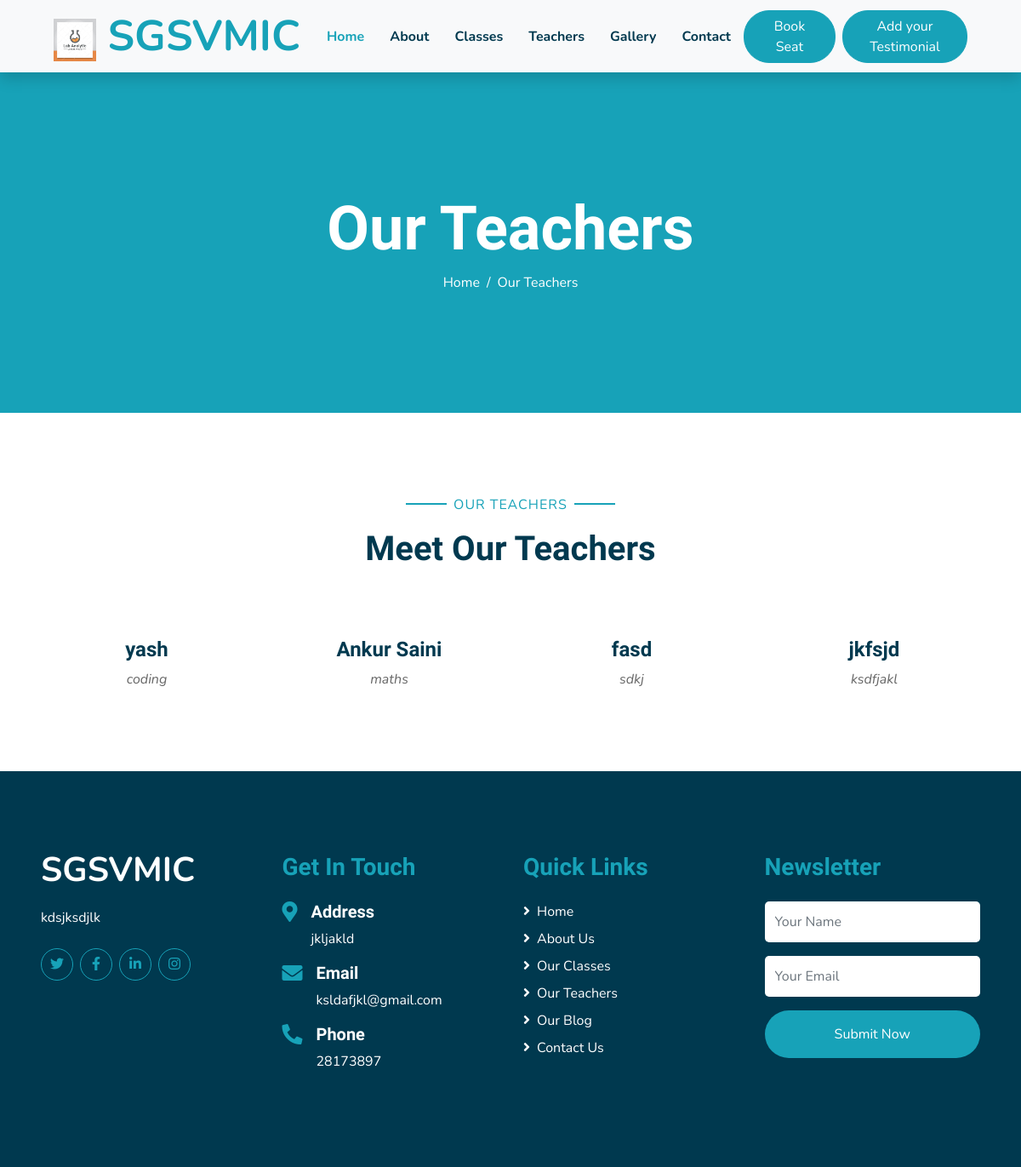
The app's page /Teachers with its own data.
### home/models.py (models this page shows)
class MainHeading(models.Model):
    title = models.CharField(max_length=32, blank=False, null=False)
    about = models.TextField(max_length=300, blank=False, null=False)
    images = models.ImageField(upload_to='img/upload')
    school_logo = models.ImageField(upload_to='img/upload')

class Teachers(models.Model):
    name = models.CharField(max_length=60, blank=False, null=False)
    teaching_subject = models.CharField(max_length=60, blank=False, null=False)
    Social_media_id = models.URLField(blank=True)
    img = models.ImageField()
    Experience = models.IntegerField(blank=True)

class school_basic_detail(models.Model):
    about_school = models.TextField(max_length=500, blank=False, null=False)
    contact_description = models.TextField(max_length=500, blank=False, null=False)
    opening_Hours = models.TextField(max_length=500, blank=False, null=False)
    address = models.CharField(max_length=60, blank=False, null=False)
    email = models.EmailField(blank=True)
    phone = models.CharField(max_length=12, blank=False, null=False)
    Facebook = models.URLField(blank=True)
    instagram = models.URLField(blank=True)
    twitter = models.URLField(blank=True)
    linkedin = models.URLField(blank=True)

### home/views.py (the view)
# urls.py: path('Teachers', teacher_page),
def teacher_page(request):
    return render(request, 'html/pages/teachers.html', all_data())

### home/views.py (called while the page is built)
def all_data():
    media_url = settings.MEDIA_URL
    teachers = Teachers.objects.all()
    f = Facilities.objects.all()
    tes = testimonial.objects.all()
    c = classes.objects.all()
    b = blog.objects.all()
    de = school_basic_detail.objects.all()
    about = About_school.objects.all()
    main_heading = MainHeading.objects.all()
    img = images.objects.all()
    school_logo = main_heading[:1:-1][0].school_logo
    data = {'school_name': 'SGSVMIC',
            'teachers': teachers[:4],
            'Facilities': f[:6],
            'classes': c[:3],
            'blog': b[:3:-1],
            'school_detail': de[:1:-1],
            'about': about[:1:-1],
            'main_heading': main_heading[:1:-1],
            'images': img,
            'school_logo': school_logo,
            'media_url': media_url,
            'testimonial': tes[:10:-1]}
    return data

### templates/html/pages/teachers.html
{% extends 'html/index.html' %}
{% block content %}
<div class="container-fluid bg-primary mb-5">
        <div class="d-flex flex-column align-items-center justify-content-center" style="min-height: 400px">
            <h3 class="display-3 font-weight-bold text-white">Our Teachers</h3>
            <div class="d-inline-flex text-white">
                <p class="m-0"><a class="text-white" href="">Home</a></p>
                <p class="m-0 px-2">/</p>
                <p class="m-0">Our Teachers</p>
            </div>
        </div>
    </div>
{% include "html/component/team.html" %}
{% endblock %}

### templates/html/navbar_futtor/navbar.html (shortened to what this page needs)
{% load static %}
<div class="container-fluid bg-light position-relative shadow">
        <nav class="navbar navbar-expand-lg bg-light navbar-light py-3 py-lg-0 px-0 px-lg-5">
            <a href="/" class="navbar-brand font-weight-bold text-secondary" style="font-size: 50px;">
                <img  src="{% static school_logo %}" style="width:50px;height:50px;"></img>
                <span class="text-primary">{{school_name}}</span>
            </a>
            <div class="collapse navbar-collapse justify-content-between" id="navbarCollapse">
                <div class="navbar-nav font-weight-bold mx-auto py-0">
                    <a href="/" class="nav-item nav-link active">Home</a>
                    <a href="/about" class="nav-item nav-link">About</a>
                    <a href="/classes" class="nav-item nav-link">Classes</a>
                    <a href="/Teachers" class="nav-item nav-link">Teachers</a>
                    <a href="/gallery" class="nav-item nav-link">Gallery</a>
                    <a href="/contact" class="nav-item nav-link">Contact</a>
                </div>
                <a href="#Book_A_Seat" class="btn btn-primary px-4">Book Seat</a>
<button type="button" class="btn btn-primary ml-2" data-bs-toggle="modal" data-bs-target="#exampleModal">
  Add your Testimonial
</button>
        </nav>
    </div>

### templates/html/component/team.html (shortened to what this page needs)
{% load static %}
<div class="container-fluid pt-5">
        <div class="container">
            <div class="text-center pb-2">
                <p class="section-title px-5"><span class="px-2">Our Teachers</span></p>
                <h1 class="mb-4">Meet Our Teachers</h1>
            </div>
            <div class="row">
                {% for i in teachers %}
                <div class="col-md-6 col-lg-3 text-center team mb-5">
                    <div class="position-relative overflow-hidden mb-4" style="border-radius: 100%;">
                    </div>
                    <h4>{{i.name}}</h4>
                    <i>{{i.teaching_subject}}</i>
                </div>
                {% endfor %}
                </div>
            </div>
        </div>

### templates/html/navbar_futtor/footer.html
 <div class="container-fluid bg-secondary text-white mt-5 py-5 px-sm-3 px-md-5">
     {% for i in school_detail%}
     <div class="row pt-5">
            <div class="col-lg-3 col-md-6 mb-5">
                <a href="" class="navbar-brand font-weight-bold text-primary m-0 mb-4 p-0" style="font-size: 40px; line-height: 40px;">
                    <span class="text-white">{{school_name}}</span>
                </a>
                <p>{{i.about_school}}</p>
                <div class="d-flex justify-content-start mt-4">
                    <a class="btn btn-outline-primary rounded-circle text-center mr-2 px-0"
                        style="width: 38px; height: 38px;" href="{{i.twitter}}"><i class="fab fa-twitter"></i></a>
                    <a class="btn btn-outline-primary rounded-circle text-center mr-2 px-0"
                        style="width: 38px; height: 38px;" href="{{i.Facebook}}"><i class="fab fa-facebook-f"></i></a>
                    <a class="btn btn-outline-primary rounded-circle text-center mr-2 px-0"
                        style="width: 38px; height: 38px;" href="{{i.linkedin}}"><i class="fab fa-linkedin-in"></i></a>
                    <a class="btn btn-outline-primary rounded-circle text-center mr-2 px-0"
                        style="width: 38px; height: 38px;" href="{{i.instagram}}"><i class="fab fa-instagram"></i></a>
                </div>
            </div>
            <div class="col-lg-3 col-md-6 mb-5">
                <h3 class="text-primary mb-4">Get In Touch</h3>
                <div class="d-flex">
                    <h4 class="fa fa-map-marker-alt text-primary"></h4>
                    <div class="pl-3">
                        <h5 class="text-white">Address</h5>
                        <p>{{i.address}}</p>
                    </div>
                </div>
                <div class="d-flex">
                    <h4 class="fa fa-envelope text-primary"></h4>
                    <div class="pl-3">
                        <h5 class="text-white">Email</h5>
                        <p>{{i.email}}</p>
                    </div>
                </div>
                <div class="d-flex">
                    <h4 class="fa fa-phone-alt text-primary"></h4>
                    <div class="pl-3">
                        <h5 class="text-white">Phone</h5>
                        <p>{{i.phone}}</p>
                    </div>
                </div>
            </div>
            <div class="col-lg-3 col-md-6 mb-5">
                <h3 class="text-primary mb-4">Quick Links</h3>
                <div class="d-flex flex-column justify-content-start">
                    <a class="text-white mb-2" href="#"><i class="fa fa-angle-right mr-2"></i>Home</a>
                    <a class="text-white mb-2" href="#"><i class="fa fa-angle-right mr-2"></i>About Us</a>
                    <a class="text-white mb-2" href="#"><i class="fa fa-angle-right mr-2"></i>Our Classes</a>
                    <a class="text-white mb-2" href="#"><i class="fa fa-angle-right mr-2"></i>Our Teachers</a>
                    <a class="text-white mb-2" href="#"><i class="fa fa-angle-right mr-2"></i>Our Blog</a>
                    <a class="text-white" href="#"><i class="fa fa-angle-right mr-2"></i>Contact Us</a>
                </div>
            </div>
            <div class="col-lg-3 col-md-6 mb-5">
                <h3 class="text-primary mb-4">Newsletter</h3>
                <form action="">
                    <div class="form-group">
                        <input type="text" class="form-control border-0 py-4" placeholder="Your Name" required="required" />
                    </div>
                    <div class="form-group">
                        <input type="email" class="form-control border-0 py-4" placeholder="Your Email"
                            required="required" />
                    </div>
                    <div>
                        <button class="btn btn-primary btn-block border-0 py-3" type="submit">Submit Now</button>
                    </div>
                </form>
            </div>
        </div>
{%endfor %}
    </div>

### records on screen
MainHeading: school_logo (picture)
Teachers: name "yash", teaching_subject "coding"
Teachers: name "Ankur Saini", teaching_subject "maths"
Teachers: name "fasd", teaching_subject "sdkj"
Teachers: name "jkfsjd", teaching_subject "ksdfjakl"
school_basic_detail: school_name "SGSVMIC", about_school "kdsjksdjlk", address "jkljakld", email "ksldafjkl@gmail.com", phone "28173897"

### other values on screen
{{ school_name }} "SGSVMIC"
